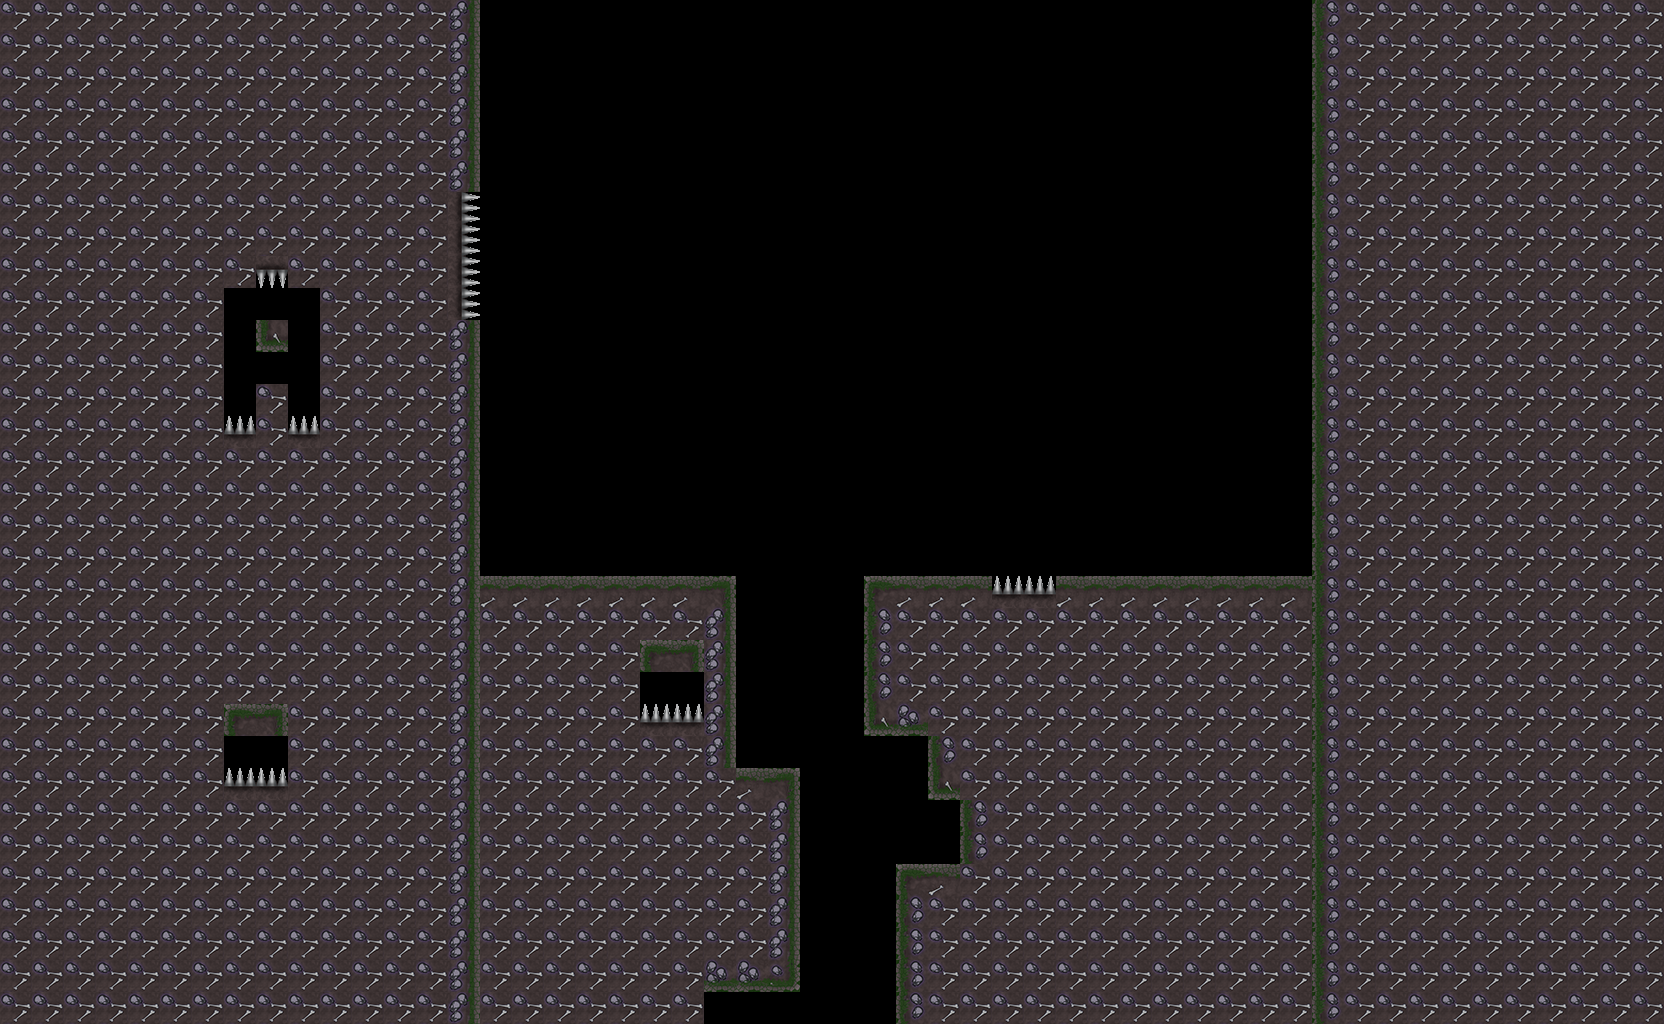

Rendered tile map (Tiled .tmx) drawn with the repository's tilesets; below, a short description and the map source with its tile grids summarised:
An orthogonal 52x32 tile map with 32x32 px tiles, 1 tile layer (Tile Layer 1).

<map version="1.0" orientation="orthogonal" renderorder="left-down" width="52" height="32" tilewidth="32" tileheight="32" nextobjectid="1">
 <tileset firstgid="1" name="LD33" tilewidth="32" tileheight="32" tilecount="14">
  <tile id="0">
   <image width="32" height="32" source="../img/torch.png" />
  </tile>
  <tile id="1">
   <image width="32" height="32" source="../img/wall_stone_grass_1.png" />
  </tile>
  <tile id="2">
   <image width="32" height="32" source="../img/wall_stone_grass_2.png" />
  </tile>
  <tile id="3">
   <image width="32" height="32" source="../img/wall_stone_grass_3.png" />
  </tile>
  <tile id="4">
   <image width="32" height="32" source="../img/wall_stone_grass_4.png" />
  </tile>
  <tile id="5">
   <image width="32" height="32" source="../img/wall_stone_grass_5.png" />
  </tile>
  <tile id="6">
   <image width="32" height="32" source="../img/wall_stone_grass_6.png" />
  </tile>
  <tile id="7">
   <image width="32" height="32" source="../img/wall_stone_grass_7.png" />
  </tile>
  <tile id="8">
   <image width="32" height="32" source="../img/wall_stone_grass_8.png" />
  </tile>
  <tile id="9">
   <image width="32" height="32" source="../img/wall_stone_grass_9.png" />
  </tile>
  <tile id="10">
   <image width="32" height="32" source="../img/spikes_down.png" />
  </tile>
  <tile id="11">
   <image width="32" height="32" source="../img/spikes_left.png" />
  </tile>
  <tile id="12">
   <image width="32" height="32" source="../img/spikes_right.png" />
  </tile>
  <tile id="13">
   <image width="32" height="32" source="../img/spikes_up.png" />
  </tile>
 </tileset>
 <layer name="Tile Layer 1" width="52" height="32">
  <data>[1664 cells, 1124 non-empty, 12 distinct tile ids]</data>
 </layer>
</map>
